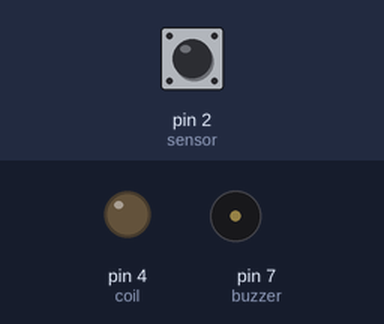
A sketch run on a simulated Arduino Uno, built for the host (arithmetic inside an expression is 32-bit, double 64-bit). Parts: output pins drawn as LEDs (lit = HIGH), buzzer (waves = sounding, pin HIGH). The inputs (shaded band) are chosen by the test bench; at power-on: pin 2 (sensor) HIGH. What the sketch prints to the serial monitor is not drawn.

Above: at 1.2 s.
1.3 s: pin 2 (sensor) driven LOW
At 1.7 s:
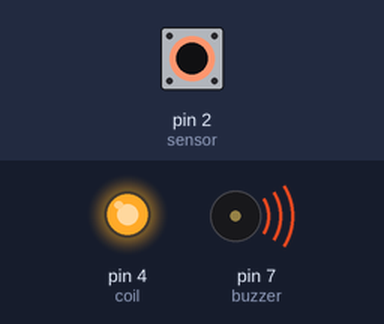
12.2 s: pin 2 (sensor) driven HIGH
At 12.9 s:
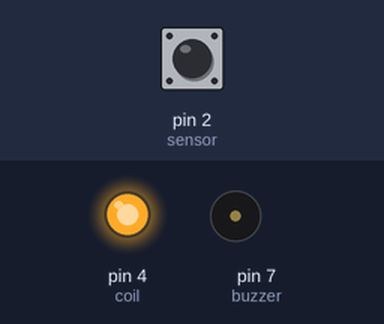
15.2 s: pin 2 (sensor) pulsed LOW 2 times (0.12 s each, 0.3 s apart)
At 15.6 s:
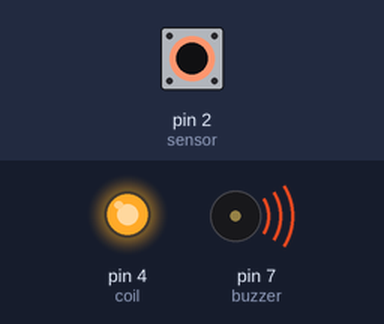
Timing chart, 0 to 18.2 s (numbered marks = the images above; inputs shaded):
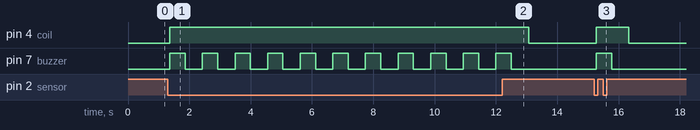

The sketch:

group4.ino
```cpp
#include <Wire.h>
#include <time.h>
#include <ArduinoJson.h>

const int sensor = 2;
const int coil = 4;
const int buzzer = 7;

const char ASK_FOR_LENGTH = 'L';
const char ASK_FOR_DATA = 'D';
String message;

char request = ' ';
char requestIndex = 0;

void setup() {
  Wire.begin(4);                /* join i2c bus with address 4 */
  // Wire.onReceive(receiveEvent); /* register receive event */
  // Wire.onRequest(requestEvent); /* register request event */
  Serial.begin(9600);           /* start serial for debug */
  pinMode(sensor, INPUT);  // Sensor
  pinMode(coil, OUTPUT); // Coil
  pinMode(buzzer, OUTPUT); // Buzzer
  digitalWrite(sensor, HIGH);

  Wire.onRequest(requestEvent);
  Wire.onReceive(receiveEvent);

}

void loop() {
  message = "";
  StaticJsonDocument<136> doc;
  StaticJsonDocument<52> actuator1;
  StaticJsonDocument<52> actuator2;
  StaticJsonDocument<52> sensor1;
  actuator1["type"]="speaker";
  actuator2["type"]="rele";
  sensor1["type"]= "position_sensor";
  JsonArray arrActuators = doc.createNestedArray("actuators");
  JsonArray arrSensors = doc.createNestedArray("sensors");

  arrActuators.add(actuator1);
  arrActuators.add(actuator2);
  arrSensors.add(sensor1);


  int sensor_state = digitalRead(sensor);
  if(sensor_state == 0){
    digitalWrite(coil, HIGH);

    digitalWrite(buzzer, HIGH);
    delay(500);
    digitalWrite(buzzer, LOW);
    delay(500);

    actuator1["current_value"] = 1;
    actuator2["current_value"] = 1;
    sensor1["current_value"] = 0;
  }
  if(sensor_state == 1){
    digitalWrite(coil, LOW);

    actuator1["current_value"] = 0;
    actuator2["current_value"] = 0;
    sensor1["current_value"] = 1;
  }
  doc["controller_name"]="Arduino-Uno";
  // Convert Json to String
  serializeJson(doc, message);
  Serial.println(message);
  Serial.println();

}


// function that executes whenever data is received from master
void receiveEvent(int howMany) {
 while (0 < Wire.available()) {
    request = Wire.read();      /* receive byte as a character */
    Serial.print(request);           /* print the character */
  }
  Serial.println();             /* to newline */
}

// function that executes whenever data is requested from master
void requestEvent()
{
  if(request == ASK_FOR_LENGTH)
  {
    Wire.write(message.length());
    Serial.println(request);
    Serial.println(message.length());
    char requestIndex = 0;
  }
  if(request == ASK_FOR_DATA)
  {
    if(requestIndex < (message.length() / 32))
    {
      Wire.write(message.c_str() + requestIndex * 32, 32);
      requestIndex ++;
      Serial.println(requestIndex);
    }
    else
    {
      Wire.write(message.c_str() + requestIndex * 32, (message.length() % 32));
      requestIndex = 0;
    }
  }
}
```

Measured:
- after the input at 1.3 s, pin 4 (coil): LOW → HIGH after 0.06 s; pin 7 (buzzer): alternates HIGH for 0.50 s and LOW for 0.56 s, starting after 0.06 s
- after the input at 12.2 s, pin 4 (coil): HIGH → LOW after 0.86 s; pin 7 (buzzer): goes on until 12.5 s, then stays LOW
- after the input at 15.2 s, pin 4 (coil): LOW → HIGH after 0.08 s, → LOW 1.1 s later; pin 7 (buzzer): LOW → HIGH after 0.08 s, → LOW 0.50 s later
